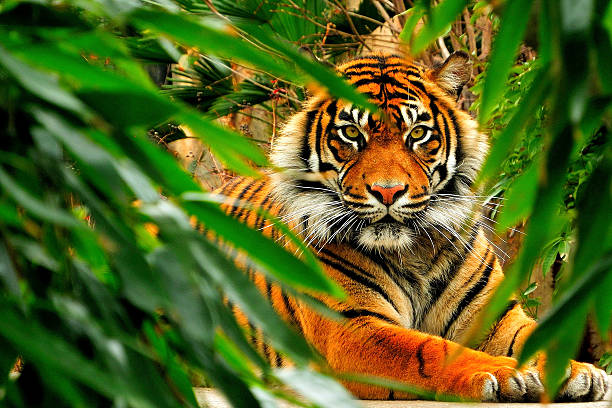
#> input picture Collection_image/Tiger_image.jpg, 612 x 408 px
$ python Project-1.py
#> lines starting #> are read from the running program, lines starting #| are printed output that depends on the picture
""" Project -1 (Mini Project)
Project Idea and targets:
    1> Take user input location to load the image
    2> Ask to user to convert the image into gray scale or not
    3> ask user to show the image or save the image
            --> If save the image than take user input the Output filename
            --> than display the massage to user the file_name(user which is input to save) saved successfully...
            --> than another massage Thank you to using our Program, please use our program repeatedly, Thank you from GND Team
"""
""" CODE:::"""

# importing Required library
import cv2
print("\n\n\t\t\t\t\t :::WELCOME TO GND IMAGE APPLICATION:::\n")
input_img = input("\t |- Enter path/location of your Image: ")
#> the answer given: ../Collection_image/Tiger_image.jpg
image = cv2.imread(input_img)
#> image is the input picture: shape (408, 612, 3); mean B, G, R 32.7, 100.3, 85.9

if image is not None:
    print("\tYour Image is successfully loaded.\n\t\t\t\t___Entering into our Application___")
    gray = input("\n\tAre you Convert your image into GRAYSCALE (y/n): ")
#> the answer given: y
    if gray == 'n':
        print('\n\tPlease Choose one:')
        choose = input("\tEnter\t|- 1 for SHOW IMAGE\n\t\t|- 2 for SAVE IMAGE\n\t\t|- 3 for SAVE & SHOW IMAGE\n\t\t\t\t\t Your choice: ")
        if choose == "1":
            print("\tYou choice option 1 : SHOW IMAGE")
            cv2.imshow("Normal Image ",image)
            cv2.waitKey(0)
            cv2.destroyAllWindows()
            print("\tThank You Use Our Application..\n\t\t To USE again Please Run Again OUR application....")
        elif choose == "2":
            print("You choice option 2 : SAVE IMAGE")
            name = input("Enter image name to SAVE with extension: ")
            success = cv2.imwrite(f"{name}",image)
            if success:
                print(f"Successfully Saved the image in {name} Name.")
                print("Thank you for use Our Application.")
            else:
                print("!!Error: File Not saved on local system")
        elif choose == "3":
            print("You choice option 3 : SAVE & SHOW IMAGE")
            name = input("Enter image name to SAVE with extension: ")
            success = cv2.imwrite(f"{name}",image)
            if success:
                print(f"Successfully Saved the image in {name} Name.")
                cv2.imshow(f"{name}",image)
                print(f"Showing your {name} image.")
                cv2.waitKey(0)
                cv2.destroyAllWindows()
                print("Thank you for use Our Application.")
            else:
                print("!!Error: File Not saved on local system")
        else:
            print("\n\t\t Invalid Key please choose correct one...")
    else:
        gray_image = cv2.cvtColor(image, cv2.COLOR_BGR2GRAY)
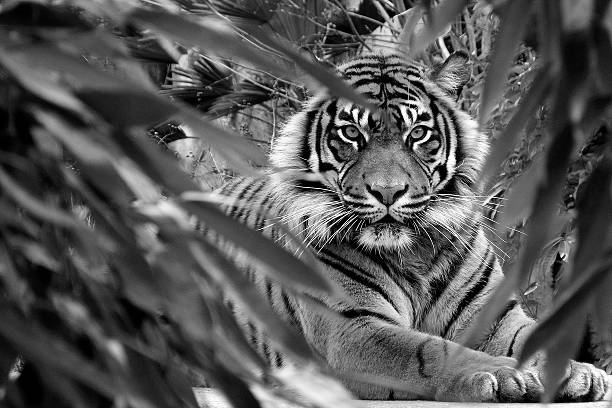
#> gray_image: shape (408, 612); min 0, max 255, mean 88.2
        print('\n\t\tImage Converted into GRAYSCALE successfully...')
        print("\tChoose one:\n\t\t |-1 for SAVE GRAY IMAGE\n\t\t |-2 For SHOW GRAY IMAGE")
        select = input("\t\t\t\tChoice : ")
#> the answer given: 1
        if select == "1":
            print("\tYour Selected 1. SAVE THE GRAY IMAGE:")
            name = input("\tEnter Name with Extension For Output Image: ")
#> the answer given: out.png
            success = cv2.imwrite(f'{name}',gray_image)
            if success:
                print(f"\tsuccessfully Saved the image in {name} name.")
                print("\n\t\t\tThank You using our Service. Please Use Again... ")
            else:
                print(f"\n\t\tSorry!!! Your {name} is not saved successfully...")
        elif select == "2":
            print("\tYou Select Option 2 For SHOW the GRAY IMAGE.")
            cv2.imshow("Gray IMAGE Or Black & White Image", gray_image)
            print("\t\tShowing Gray Image :::")
            cv2.waitKey(0)
            cv2.destroyAllWindows()
            print("\n\t\tSuccessfully show the gray Image.\n\t\tThank You Use Again our Services........\n")
        else:
            print("\n\t\t Invalid Key...")
else:
    print("\n\t\t\t\tError!!, Please Check your path properly...")

print("\n\t\t\t|----|| CODE DEVELOPED BY @gndgit ||----|\n")

$ run again, on Collection_image/Flowe_image1.png
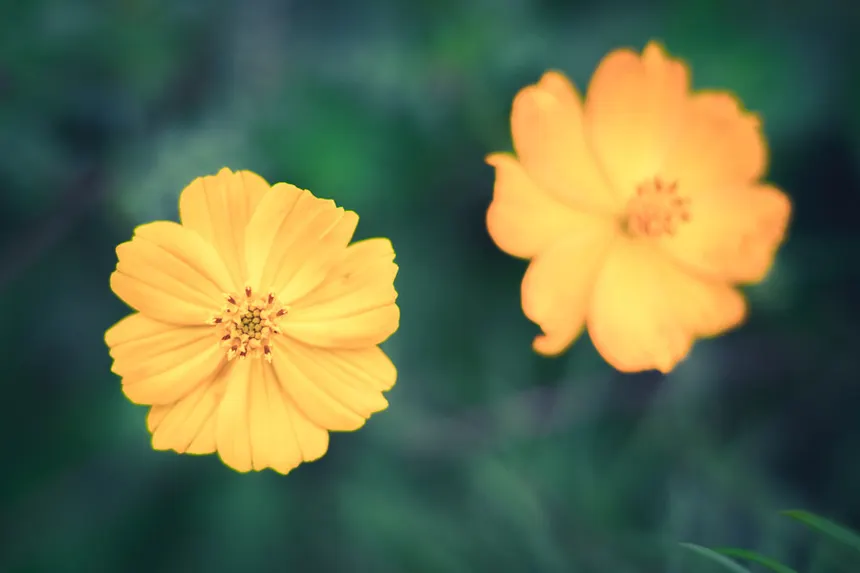
#> input picture Collection_image/Flowe_image1.png, 860 x 573 px
#> image is the input picture: shape (573, 860, 3); mean B, G, R 74.6, 108.4, 97.1
#> `gray_image = cv2.cvtColor(image, cv2.COLOR_BGR2GRAY)`:
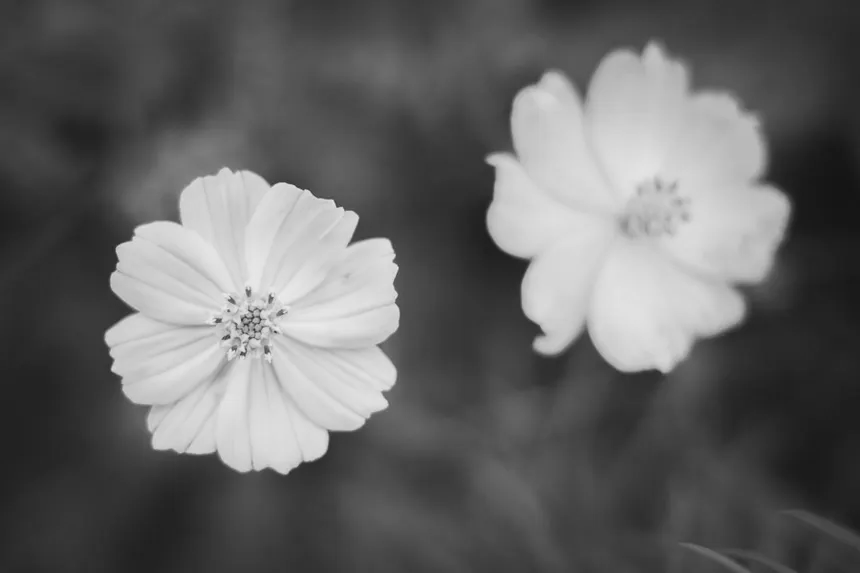
#> gray_image: shape (573, 860); min 20, max 237, mean 101.2
